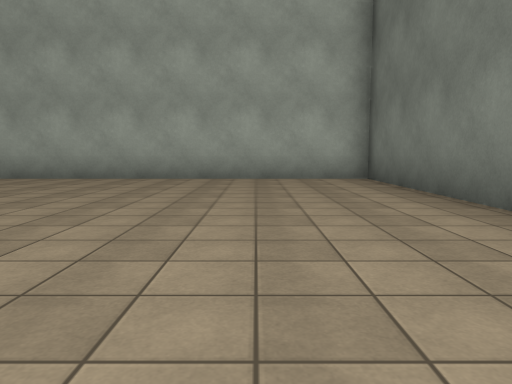
[1] (above)

21 first-person views from a walk through a scene from a Unity 3-D project. The camera is 1.2 m above the floor, tilts 6° down and sees 70° across. The floor is counted in squares, 2 m on a side. Each view is taken from the middle of a square. On the plan, view 1 faces up. The plan holds only what a view shows up to about 10 squares ahead; the rest is blank. The place goes on beyond the plan. Surface patterns are stand-ins for the level's own textures.

[2]
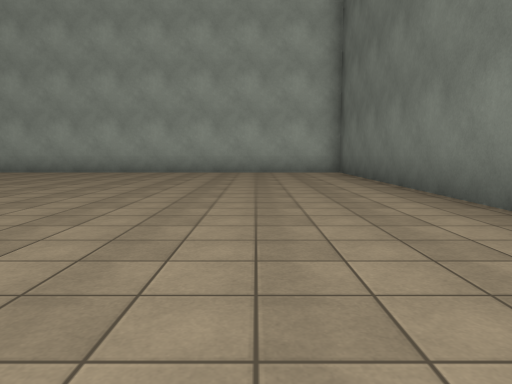

[3]
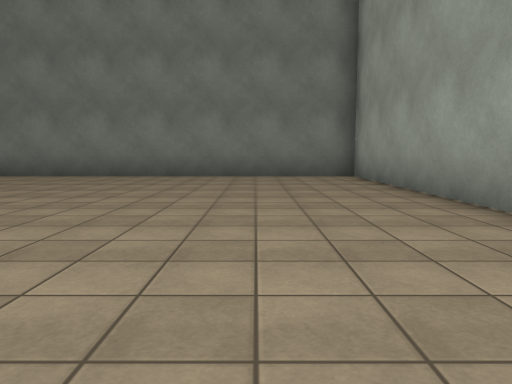

[4]
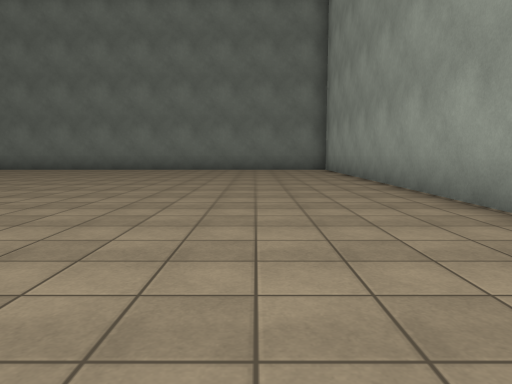

[5]
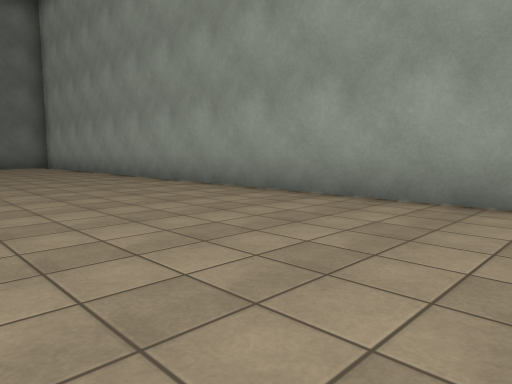

[6]
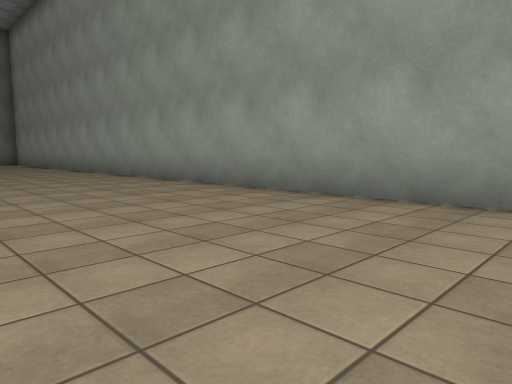

[7]
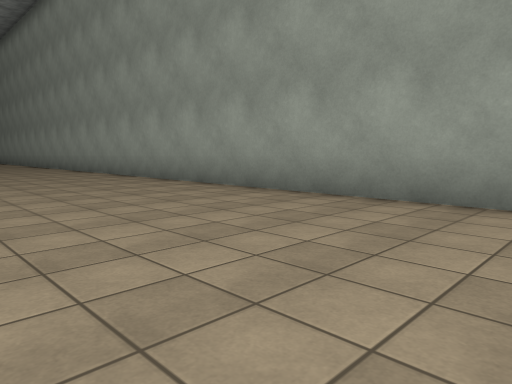

[8]
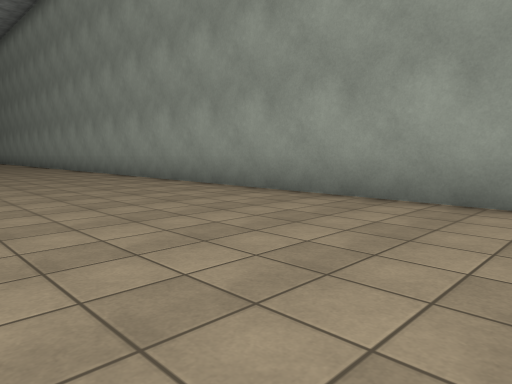

[9]
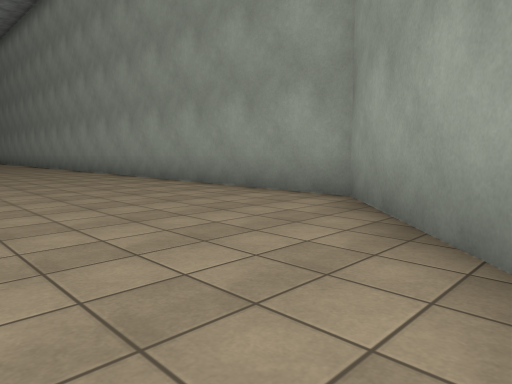

[10]
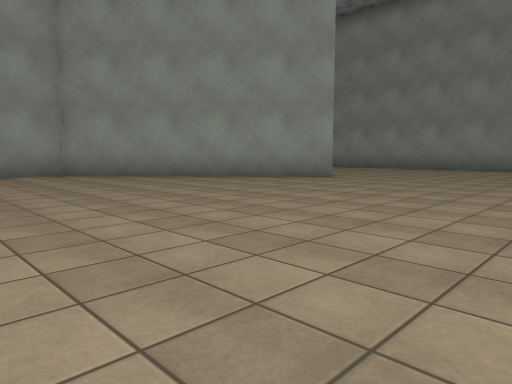

[11]
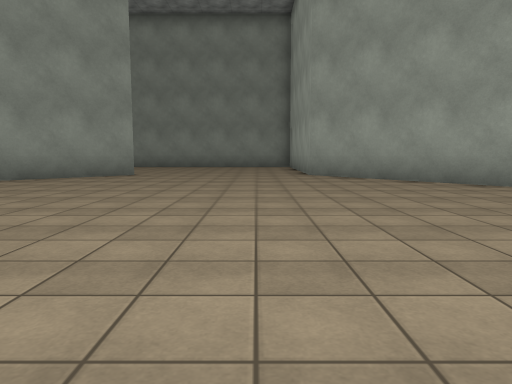

[12]
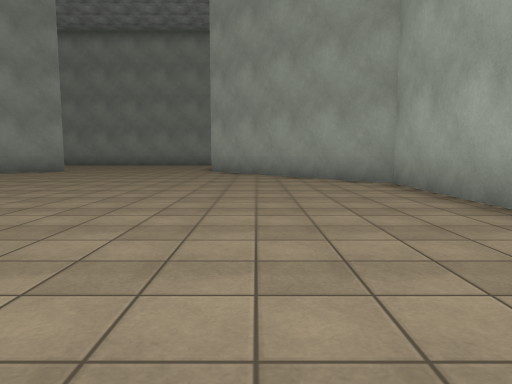

[13]
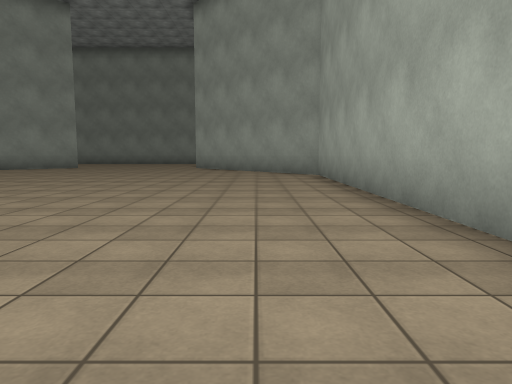

[14]
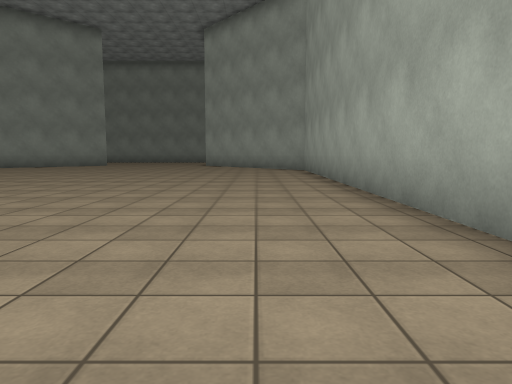

[15]
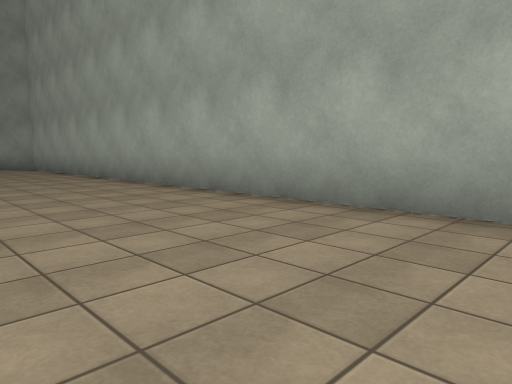

[16]
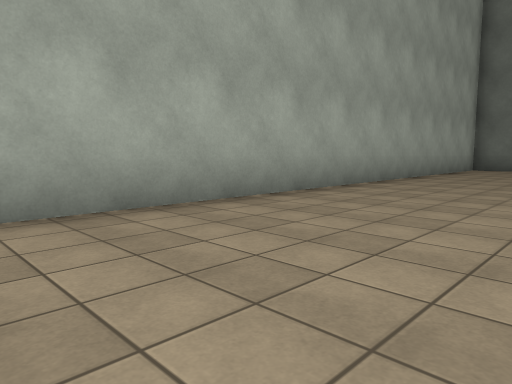

[17]
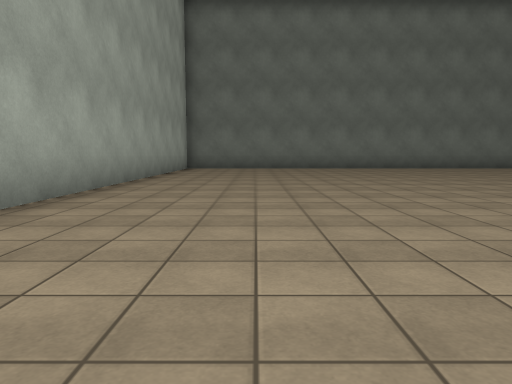

[18]
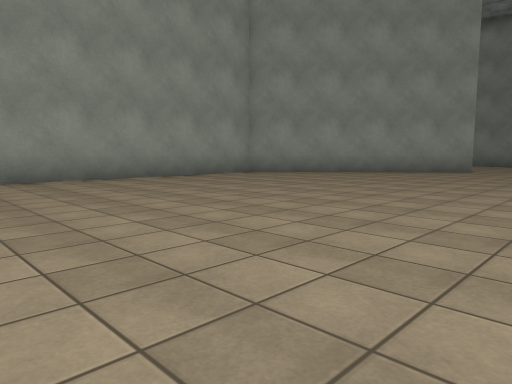

[19]
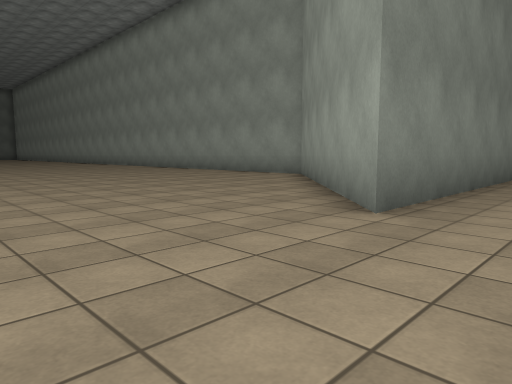

[20]
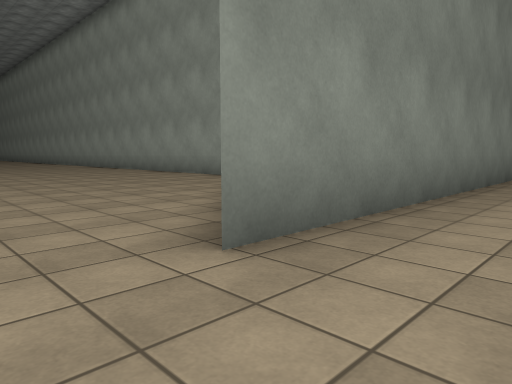

[21]
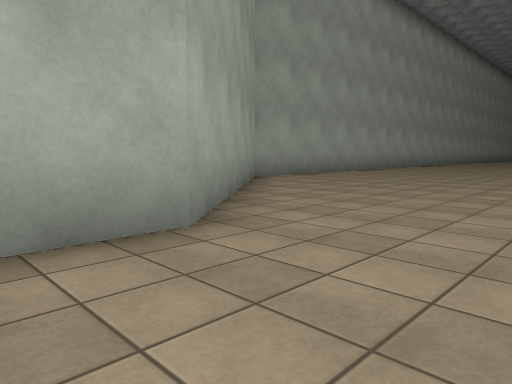

### Floor plan
Points are (right, up) in squares from view 1. A wall is a line through its corners. A room is listed if a view was taken in it or the views show most of it. See-through windows are left out.
Room 1 (views 1, 2, 3, 4, 5, 6, 7, 8, 9, 10, 11, 12, 13, 14, 15, 16, 17, 18, 19, 20, 21)
walls: (-16.6, 8.8) (-31.3, 8.8) (-36.3, 4.5) (-37.6, 4.5); (-36.3, -8.8) (-36.3, -0.4) (-31.3, -5.6) (2.7, -5.6) (2.7, 8.8) (-11.4, 8.8)

Where each view was taken, in squares from view 1:
view 1: 0 up, 0 right, facing up
view 2: 3 down, 0 right, facing up
view 3: 3 down, 7 left, facing right
view 4: 3 down, 11 left, facing right
view 5: 1 down, 14 left, facing down-right
view 6: 1 down, 19 left, facing down-right
view 7: 1 down, 25 left, facing down-right
view 8: 1 down, 29 left, facing down-right
view 9: 1 down, 34 left, facing down-right
view 10: 5 up, 28 left, facing down-left
view 11: 3 up, 26 left, facing left
view 12: 6 up, 24 left, facing left
view 13: 7 up, 21 left, facing left
view 14: 7 up, 18 left, facing left
view 15: 5 up, 16 left, facing up-left
view 16: 5 up, 12 left, facing up-right
view 17: 6 up, 12 left, facing right
view 18: 3 up, 23 left, facing down-left
view 19: 3 up, 38 left, facing down-right
view 20: 1 up, 38 left, facing down-right
view 21: 2 up, 38 left, facing up-right
